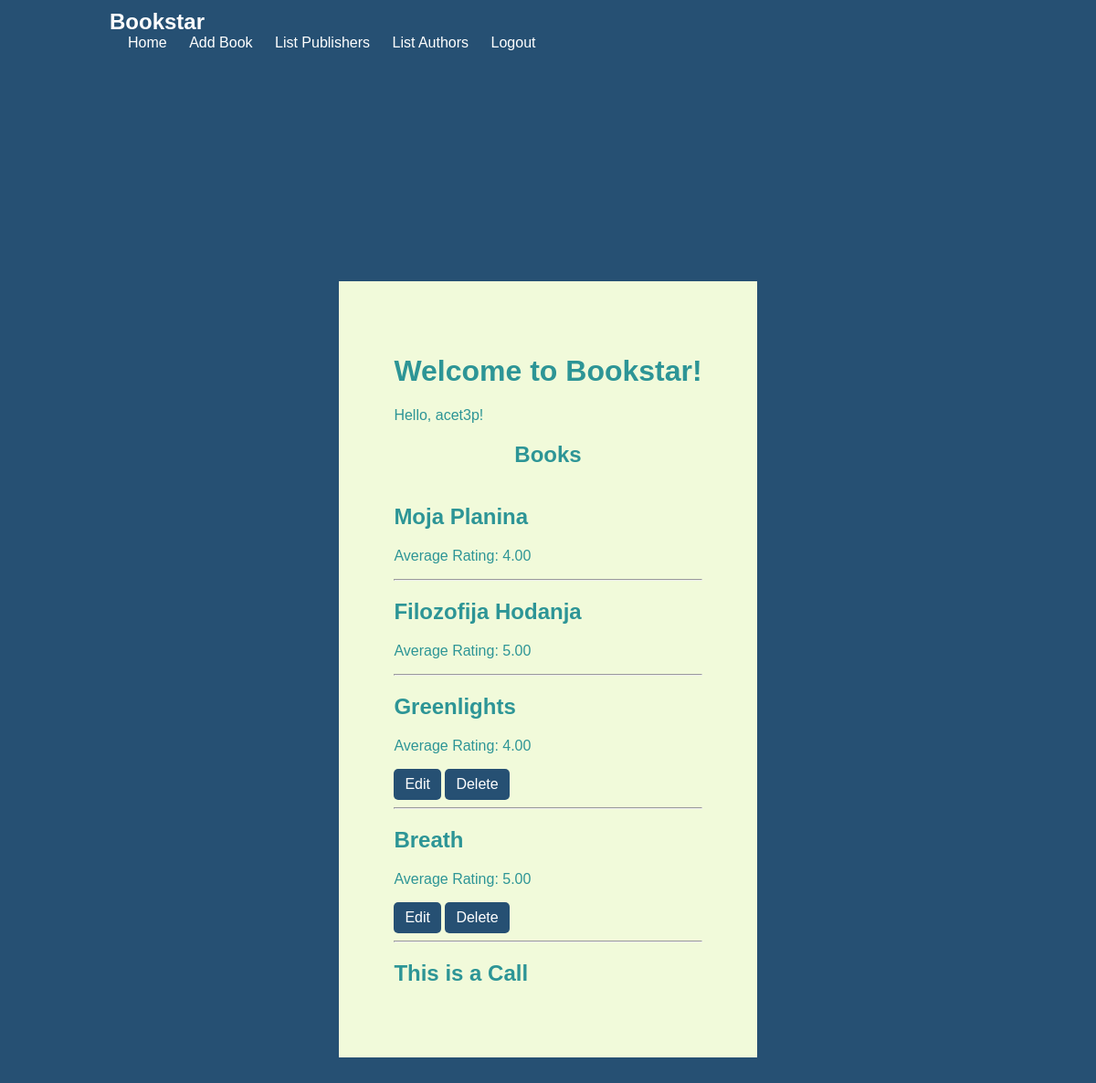
The app's page / (signed in) with its own data.
### books/models.py (models this page shows, shortened)
class Book(models.Model):
    title = models.CharField(max_length=100)
    authors = models.ManyToManyField(Author)
    publisher = models.ForeignKey(Publisher, on_delete=models.CASCADE)
    publication_date = models.DateField()
    upload_user = models.ForeignKey(User, on_delete=models.CASCADE, related_name='uploaded_books')
    comments = models.ManyToManyField(User, through='BookComment', related_name='book_comments')  # Modified
    average_rating = models.DecimalField(max_digits=3, decimal_places=2, default=0.00)
    total_ratings = models.IntegerField(default=0)
    class Meta:
        ordering = ['-publication_date']

### books/views.py (the view)
# urls.py: path('', views.home, name='home'),  # Route the root URL to the home view
@login_required
def home(request):
    books = Book.objects.all()
    return render(request, 'home.html', {'books': books})

### books/templates/home.html
{% extends 'navbar.html' %}
{% block content %}
<h1>Welcome to Bookstar!</h1>
{% if user.is_authenticated %}
    <p class="welcome-message">Hello, {{ user.username }}!</p>
{% else %}
    <p class="welcome-message">Welcome! Please <a href="{% url 'login' %}" class="login-link">login</a> or <a href="{% url 'register' %}" class="register-link">register</a>.</p>
{% endif %}
<h2>Books</h2>
    <ul class="book-list book-list-container">
        {% for book in books %}
            <li class="book-item">
                <h2 class="naslov"><a href="{% url 'book_detail' book.id %}" class="book-title">{{ book.title }}</a></h2>
                <p class="average-rating">Average Rating: {{ book.average_rating|default:"No ratings yet" }}</p>
                {% if request.user == book.upload_user %}
                    <span class="edit-delete-buttons">
                        <a href="{% url 'edit_book' book.id %}" class="edit-button">Edit</a>
                        <a href="{% url 'delete_book' book.id %}" class="delete-button">Delete</a>
                    </span>
                {% endif %}
                <hr>
            </li>
        {% endfor %}
    </ul>
{% endblock %}

### books/static/styles.css (style rules this page uses)
body { font-family: Arial, sans-serif; background-color: #265073; color: #2D9596; margin: 0; padding: 0; display: flex; justify-content: center; align-items: center; height: 100vh; }
h2 { text-align: center; }
a { color: #2D9596; text-decoration: none; }
h1, h2, h3 { margin-top: 20px; }
ul { list-style-type: none; padding: 0; }
li { margin-bottom: 10px; }
.edit-button, .delete-button { background-color: #265073; color: #ffffff; padding: 8px 12px; border: none; border-radius: 5px; cursor: pointer; text-decoration: none; display: inline-block; }
.naslov { text-align: left; }
.book-list-container { max-height: 550px; overflow-y: auto; }

### records on screen
Book: title "Moja Planina", average_rating "4.00"
Book: title "Filozofija Hodanja", average_rating "5.00"
Book: title "Greenlights", average_rating "4.00", shows "Edit"
Book: title "Breath", average_rating "5.00", shows "Edit"
Book: title "This is a Call"

### other values on screen
{{ user.username }} "acet3p"
